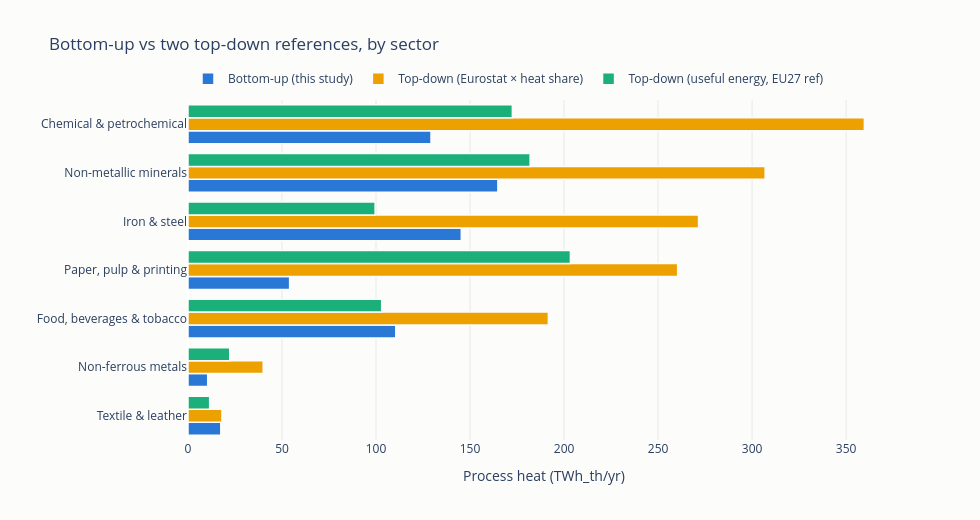

Notebook source saved alongside this figure:
### Markdown cell above
### Cross-check 2 — sector totals vs two independent top-downs

Two references bracket the bottom-up:

1. **Eurostat × heat share** — EU27 *final energy* consumption by industry sector
   (`nrg_bal_s`, ~2022, PJ) × an assumed process-heat share (Fraunhofer ISI et al. 2016,
   Heat Roadmap Europe). Final energy is fuel input, so this is the **upper** yardstick.
   *Order-of-magnitude constants — replace with an exact Eurostat pull for publication.*
2. **Useful energy demand (EU27)** — `References/industry_useful_energy_demand_EU27.csv`;
   heat = the four *non-electric process heat* bands + *steam (non-electric boilers)*,
   electricity rows excluded to match our fuel-based estimates. Useful energy nets out
   conversion losses, so it is the **lower** yardstick.

**Category matching** (the reference splits sectors differently than Eurostat NACE):
*Non-metallic minerals* (NACE 23) covers cement, lime, glass, ceramics and bricks — matched
to the reference's *Cement* + *Ceramics and Glass* columns (lime has no column of its own);
*Iron & steel* = *Primary* + *Secondary Steel*; the rest map one-to-one. Reference sectors
with no facility coverage (Transport Equipment, Machinery, Wood) are not compared.

Interpretation of coverage:
- **< 100% vs Eurostat** expected everywhere — Climate TRACE covers large point sources
  only, and sector boundaries are wider than ours (ceramics/bricks not modelled). Iron &
  steel is *also* < 100% by construction now: the BF/BOF recipe keeps only sinter + rolling
  (~4.8 GJ/t), because coke ovens and blast furnaces sit in Eurostat's transformation
  sector, not industry final energy.
- **Between the two yardsticks is the healthy band** — our kiln sectors use eff = 1.0
  (fuel = heat by convention), which reads high against a useful-energy basis: cement/lime
  and steel land above the useful-energy reference but below Eurostat.
- **Food ≈ 107% vs useful energy is by construction** — food heat is rescaled per country
  to that reference (METHODS §3; the residual is GBR, scaled with the EU-26 aggregate
  factor but absent from the EU27 reference). Against Eurostat food now reads ~58%; the
  two yardsticks disagree by ~1.9× for this sector.
- **Paper low against both** (~21% / ~27%) reflects biomass-dominated heat (black liquor
  supplies ~60% of mill heat) and partial mill coverage (~80 of ~900 mills).

### Code cell
TOP_DOWN_REFERENCES = {
    # sector: EU27 final energy (PJ, Eurostat nrg_bal_s ~2022, approximate),
    #         process-heat share of final energy, mapped bottom-up subsectors
    "Iron & steel": dict(final_energy_pj=1150, heat_share=0.85,
                         subsectors=["iron-and-steel"]),
    "Non-metallic minerals": dict(final_energy_pj=1300, heat_share=0.85,
                                  subsectors=["cement", "lime", "glass"]),
    "Chemical & petrochemical": dict(final_energy_pj=1850, heat_share=0.70,
                                     subsectors=["chemicals", "petrochemical-steam-cracking"]),
    "Paper, pulp & printing": dict(final_energy_pj=1250, heat_share=0.75,
                                   subsectors=["pulp-and-paper"]),
    "Food, beverages & tobacco": dict(final_energy_pj=1150, heat_share=0.60,
                                      subsectors=["food-beverage-tobacco"]),
    "Non-ferrous metals": dict(final_energy_pj=240, heat_share=0.60,
                               subsectors=["aluminum"]),
    "Textile & leather": dict(final_energy_pj=130, heat_share=0.50,
                              subsectors=["textiles-leather-apparel"]),
}

# Second, independent top-down: EU27 useful energy demand
# (References/industry_useful_energy_demand). Heat = four non-electric
# process-heat bands + steam boilers; electricity rows excluded to match
# the fuel-based bottom-up. Non-metallic minerals = Cement + Ceramics and
# Glass (NACE 23 spans cement, lime, glass, ceramics, bricks); steel =
# Primary + Secondary.
UE_HEAT_ROWS = [
    "Non-electric process heat (<100 C)", "Non-electric process heat (100-400 C)",
    "Non-electric process heat (400-1000 C)", "Non-electric process heat (>1000 C)",
    "Steam (non-electric boilers)",
]
UE_SECTOR_COLS = {
    "Iron & steel": ["Primary Steel (TWh)", "Secondary Steel (TWh)"],
    "Non-metallic minerals": ["Cement (TWh)", "Ceramics and Glass (TWh)"],
    "Chemical & petrochemical": ["Chemicals (TWh)"],
    "Paper, pulp & printing": ["Pulp and Paper (TWh)"],
    "Food, beverages & tobacco": ["Food, Beverages and Tobacco (TWh)"],
    "Non-ferrous metals": ["Non-ferrous Metals (TWh)"],
    "Textile & leather": ["Textiles and Leather (TWh)"],
}
ue = pd.read_csv(PROJECT_ROOT / "References" / "industry_useful_energy_demand"
                 / "industry_useful_energy_demand_EU27.csv")
ue_heat = ue[ue["energy_demand_type"].isin(UE_HEAT_ROWS)]
ue_twh = {sector: float(ue_heat[cols].sum().sum())
          for sector, cols in UE_SECTOR_COLS.items()}

sub_totals_twh = banded.groupby("subsector")["useful_heat_tj"].sum() / 3600
cc2 = pd.DataFrame([
    {
        "sector": sector,
        "bottom_up_twh": sub_totals_twh.reindex(ref["subsectors"]).sum(),
        "top_down_heat_twh": ref["final_energy_pj"] / 3.6 * ref["heat_share"],
        "useful_energy_twh": ue_twh[sector],
    }
    for sector, ref in TOP_DOWN_REFERENCES.items()
])
cc2["coverage_vs_eurostat_pct"] = 100 * cc2["bottom_up_twh"] / cc2["top_down_heat_twh"]
cc2["coverage_vs_useful_pct"] = 100 * cc2["bottom_up_twh"] / cc2["useful_energy_twh"]
cc2 = cc2.sort_values("top_down_heat_twh", ascending=True)

cc2_long = cc2.melt(
    id_vars=["sector"],
    value_vars=["bottom_up_twh", "useful_energy_twh", "top_down_heat_twh"],
    var_name="estimate", value_name="twh",
)
EST_LABELS = {
    "bottom_up_twh": "Bottom-up (this study)",
    "top_down_heat_twh": "Top-down (Eurostat × heat share)",
    "useful_energy_twh": "Top-down (useful energy, EU27 ref)",
}
cc2_long["estimate"] = cc2_long["estimate"].map(EST_LABELS)
fig_cc2 = px.bar(
    cc2_long,
    y="sector", x="twh", color="estimate", orientation="h", barmode="group",
    color_discrete_map={
        "Bottom-up (this study)": "#2a78d6",
        "Top-down (useful energy, EU27 ref)": "#1baf7a",
        "Top-down (Eurostat × heat share)": "#eda100",
    },
    category_orders={"estimate": list(EST_LABELS.values())},
    labels={"twh": "Process heat (TWh_th/yr)", "sector": "", "estimate": ""},
    title="Bottom-up vs two top-down references, by sector",
)
fig_cc2.update_traces(marker_line_color=SURFACE, marker_line_width=1.5)
fig_cc2.update_layout(
    height=520, width=980, plot_bgcolor=SURFACE, paper_bgcolor=SURFACE,
    legend=dict(orientation="h", yanchor="bottom", y=1.02, x=0),
    xaxis=dict(gridcolor="#e8e8e6"),
)
fig_cc2.show()

cc2.sort_values("top_down_heat_twh", ascending=False).round(1)

### Figure 1 — Plotly figure (JSON) as saved in the notebook; plotly's stock layout.template omitted (floating-point values rounded to 4 significant figures)
{"data": [{"alignmentgroup": "True", "hovertemplate": "=%{y}<br>Process heat (TWh_th/yr)=%{x}<extra></extra>", "legendgroup": "Bottom-up (this study)", "marker": {"color": "#2a78d6", "line": {"color": "#fcfcfb", "width": 1.5}, "pattern": {"shape": ""}}, "name": "Bottom-up (this study)", "offsetgroup": "Bottom-up (this study)", "orientation": "h", "showlegend": true, "textposition": "auto", "type": "bar", "x": [17.45, 10.48, 110.5, 54.05, 145.4, 164.8, 129.2], "xaxis": "x", "y": ["Textile & leather", "Non-ferrous metals", "Food, beverages & tobacco", "Paper, pulp & printing", "Iron & steel", "Non-metallic minerals", "Chemical & petrochemical"], "yaxis": "y"}, {"alignmentgroup": "True", "hovertemplate": "=%{y}<br>Process heat (TWh_th/yr)=%{x}<extra></extra>", "legendgroup": "Top-down (Eurostat × heat share)", "marker": {"color": "#eda100", "line": {"color": "#fcfcfb", "width": 1.5}, "pattern": {"shape": ""}}, "name": "Top-down (Eurostat × heat share)", "offsetgroup": "Top-down (Eurostat × heat share)", "orientation": "h", "showlegend": true, "textposition": "auto", "type": "bar", "x": [18.06, 40.0, 191.7, 260.4, 271.5, 306.9, 359.7], "xaxis": "x", "y": ["Textile & leather", "Non-ferrous metals", "Food, beverages & tobacco", "Paper, pulp & printing", "Iron & steel", "Non-metallic minerals", "Chemical & petrochemical"], "yaxis": "y"}, {"alignmentgroup": "True", "hovertemplate": "=%{y}<br>Process heat (TWh_th/yr)=%{x}<extra></extra>", "legendgroup": "Top-down (useful energy, EU27 ref)", "marker": {"color": "#1baf7a", "line": {"color": "#fcfcfb", "width": 1.5}, "pattern": {"shape": ""}}, "name": "Top-down (useful energy, EU27 ref)", "offsetgroup": "Top-down (useful energy, EU27 ref)", "orientation": "h", "showlegend": true, "textposition": "auto", "type": "bar", "x": [11.52, 22.2, 103.0, 203.4, 99.52, 182.0, 172.5], "xaxis": "x", "y": ["Textile & leather", "Non-ferrous metals", "Food, beverages & tobacco", "Paper, pulp & printing", "Iron & steel", "Non-metallic minerals", "Chemical & petrochemical"], "yaxis": "y"}], "layout": {"barmode": "group", "height": 520, "legend": {"orientation": "h", "title": {"text": ""}, "tracegroupgap": 0, "x": 0, "y": 1.02, "yanchor": "bottom"}, "paper_bgcolor": "#fcfcfb", "plot_bgcolor": "#fcfcfb", "title": {"text": "Bottom-up vs two top-down references, by sector"}, "width": 980, "xaxis": {"anchor": "y", "domain": [0.0, 1.0], "gridcolor": "#e8e8e6", "title": {"text": "Process heat (TWh_th/yr)"}}, "yaxis": {"anchor": "x", "domain": [0.0, 1.0], "title": {"text": ""}}}}
